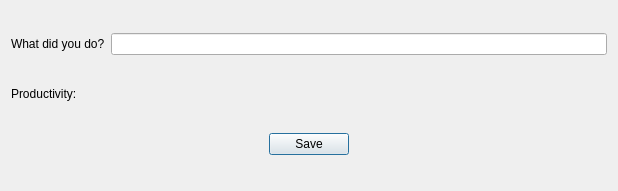
<?xml version="1.0" encoding="UTF-8"?>
<ui version="4.0">
 <class>pSubmit</class>
 <widget class="QDialog" name="pSubmit">
  <property name="geometry">
   <rect>
    <x>0</x>
    <y>0</y>
    <width>618</width>
    <height>191</height>
   </rect>
  </property>
  <property name="windowTitle">
   <string>Dialog</string>
  </property>
  <layout class="QHBoxLayout" name="horizontalLayout_5">
   <item>
    <layout class="QVBoxLayout" name="verticalLayout">
     <item>
      <layout class="QHBoxLayout" name="horizontalLayout">
       <item>
        <layout class="QHBoxLayout" name="horizontalLayout_4">
         <item>
          <widget class="QLabel" name="label_2">
           <property name="text">
            <string>What did you do?</string>
           </property>
          </widget>
         </item>
         <item>
          <widget class="QLineEdit" name="txtMade"/>
         </item>
        </layout>
       </item>
      </layout>
     </item>
     <item>
      <layout class="QHBoxLayout" name="horizontalLayout_3">
       <item>
        <widget class="QLabel" name="label">
         <property name="text">
          <string>Productivity:</string>
         </property>
        </widget>
       </item>
       <item>
        <widget class="QPushButton" name="star1">
         <property name="minimumSize">
          <size>
           <width>0</width>
           <height>0</height>
          </size>
         </property>
         <property name="mouseTracking">
          <bool>true</bool>
         </property>
         <property name="styleSheet">
          <string notr="true"/>
         </property>
         <property name="text">
          <string/>
         </property>
         <property name="icon">
          <iconset resource="resources/resources.qrc">
           <normaloff>:/images/star.png</normaloff>:/images/star.png</iconset>
         </property>
         <property name="iconSize">
          <size>
           <width>24</width>
           <height>24</height>
          </size>
         </property>
         <property name="checkable">
          <bool>false</bool>
         </property>
         <property name="checked">
          <bool>false</bool>
         </property>
         <property name="flat">
          <bool>true</bool>
         </property>
        </widget>
       </item>
       <item>
        <widget class="QPushButton" name="star2">
         <property name="mouseTracking">
          <bool>true</bool>
         </property>
         <property name="text">
          <string/>
         </property>
         <property name="icon">
          <iconset resource="resources/resources.qrc">
           <normaloff>:/images/star.png</normaloff>:/images/star.png</iconset>
         </property>
         <property name="iconSize">
          <size>
           <width>24</width>
           <height>24</height>
          </size>
         </property>
         <property name="flat">
          <bool>true</bool>
         </property>
        </widget>
       </item>
       <item>
        <widget class="QPushButton" name="star3">
         <property name="mouseTracking">
          <bool>true</bool>
         </property>
         <property name="text">
          <string/>
         </property>
         <property name="icon">
          <iconset resource="resources/resources.qrc">
           <normaloff>:/images/star.png</normaloff>:/images/star.png</iconset>
         </property>
         <property name="iconSize">
          <size>
           <width>24</width>
           <height>24</height>
          </size>
         </property>
         <property name="flat">
          <bool>true</bool>
         </property>
        </widget>
       </item>
       <item>
        <widget class="QPushButton" name="star4">
         <property name="mouseTracking">
          <bool>true</bool>
         </property>
         <property name="text">
          <string/>
         </property>
         <property name="icon">
          <iconset resource="resources/resources.qrc">
           <normaloff>:/images/stargray.png</normaloff>:/images/stargray.png</iconset>
         </property>
         <property name="iconSize">
          <size>
           <width>24</width>
           <height>24</height>
          </size>
         </property>
         <property name="flat">
          <bool>true</bool>
         </property>
        </widget>
       </item>
       <item>
        <widget class="QPushButton" name="star5">
         <property name="mouseTracking">
          <bool>true</bool>
         </property>
         <property name="text">
          <string/>
         </property>
         <property name="icon">
          <iconset resource="resources/resources.qrc">
           <normaloff>:/images/stargray.png</normaloff>:/images/stargray.png</iconset>
         </property>
         <property name="iconSize">
          <size>
           <width>24</width>
           <height>24</height>
          </size>
         </property>
         <property name="flat">
          <bool>true</bool>
         </property>
        </widget>
       </item>
      </layout>
     </item>
     <item>
      <layout class="QHBoxLayout" name="horizontalLayout_2">
       <item>
        <spacer name="horizontalSpacer">
         <property name="orientation">
          <enum>Qt::Horizontal</enum>
         </property>
         <property name="sizeHint" stdset="0">
          <size>
           <width>40</width>
           <height>20</height>
          </size>
         </property>
        </spacer>
       </item>
       <item>
        <widget class="QPushButton" name="btnSave">
         <property name="text">
          <string>Save</string>
         </property>
         <property name="default">
          <bool>true</bool>
         </property>
        </widget>
       </item>
       <item>
        <spacer name="horizontalSpacer_2">
         <property name="orientation">
          <enum>Qt::Horizontal</enum>
         </property>
         <property name="sizeHint" stdset="0">
          <size>
           <width>40</width>
           <height>20</height>
          </size>
         </property>
        </spacer>
       </item>
      </layout>
     </item>
    </layout>
   </item>
  </layout>
 </widget>
 <resources>
  <include location="resources/resources.qrc"/>
 </resources>
 <connections/>
</ui>
